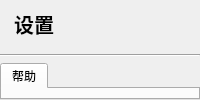
          <widget class="QWidget" name="set">
           <attribute name="title">
            <string>页</string>
           </attribute>
           <layout class="QGridLayout" name="gridLayout_10">
            <property name="leftMargin">
             <number>0</number>
            </property>
            <property name="topMargin">
             <number>0</number>
            </property>
            <property name="rightMargin">
             <number>0</number>
            </property>
            <property name="bottomMargin">
             <number>0</number>
            </property>
            <item row="0" column="0">
             <widget class="QWidget" name="setMusicWidget" native="true">
              <layout class="QGridLayout" name="gridLayout_11">
               <property name="leftMargin">
                <number>0</number>
               </property>
               <property name="topMargin">
                <number>0</number>
               </property>
               <property name="rightMargin">
                <number>0</number>
               </property>
               <property name="bottomMargin">
                <number>0</number>
               </property>
               <item row="2" column="0">
                <widget class="QTabWidget" name="helpTabWidget">
                 <property name="maximumSize">
                  <size>
                   <width>16777214</width>
                   <height>16777215</height>
                  </size>
                 </property>
                 <property name="contextMenuPolicy">
                  <enum>Qt::ActionsContextMenu</enum>
                 </property>
                 <property name="accessibleName">
                  <string/>
                 </property>
                 <property name="autoFillBackground">
                  <bool>false</bool>
                 </property>
                 <property name="styleSheet">
                  <string notr="true"/>
                 </property>
                 <property name="currentIndex">
                  <number>0</number>
                 </property>
                 <widget class="QWidget" name="musicHelpTabWidget">
                  <attribute name="title">
                   <string>帮助</string>
                  </attribute>
                  <layout class="QGridLayout" name="gridLayout_12">
                   <property name="leftMargin">
                    <number>0</number>
                   </property>
                   <property name="topMargin">
                    <number>0</number>
                   </property>
                   <property name="rightMargin">
                    <number>0</number>
                   </property>
                   <property name="bottomMargin">
                    <number>0</number>
                   </property>
                   <item row="0" column="0">
                    <widget class="QWidget" name="helpPageWidget" native="true">
                     <widget class="QLabel" name="helpLabel">
                      <property name="geometry">
                       <rect>
                        <x>30</x>
                        <y>20</y>
                        <width>211</width>
                        <height>50</height>
                       </rect>
                      </property>
                      <property name="sizePolicy">
                       <sizepolicy hsizetype="Fixed" vsizetype="Fixed">
                        <horstretch>0</horstretch>
                        <verstretch>0</verstretch>
                       </sizepolicy>
                      </property>
                      <property name="font">
                       <font>
                        <family>黑体</family>
                        <pointsize>15</pointsize>
                        <weight>75</weight>
                        <bold>true</bold>
                       </font>
                      </property>
                      <property name="text">
                       <string>科大音乐帮助</string>
                      </property>
                     </widget>
                     <widget class="QPushButton" name="aboutBtn">
                      <property name="geometry">
                       <rect>
                        <x>30</x>
                        <y>100</y>
                        <width>131</width>
                        <height>28</height>
                       </rect>
                      </property>
                      <property name="font">
                       <font>
                        <family>宋体</family>
                        <pointsize>10</pointsize>
                       </font>
                      </property>
                      <property name="cursor">
                       <cursorShape>PointingHandCursor</cursorShape>
                      </property>
                      <property name="text">
                       <string>关于</string>
                      </property>
                      <property name="flat">
                       <bool>false</bool>
                      </property>
                     </widget>
                     <widget class="QPushButton" name="webBtn">
                      <property name="geometry">
                       <rect>
                        <x>30</x>
                        <y>200</y>
                        <width>131</width>
                        <height>28</height>
                       </rect>
                      </property>
                      <property name="font">
                       <font>
                        <family>宋体</family>
                        <pointsize>10</pointsize>
                       </font>
                      </property>
                      <property name="cursor">
                       <cursorShape>PointingHandCursor</cursorShape>
                      </property>
                      <property name="text">
                       <string>查看在线帮助</string>
                      </property>
                      <property name="flat">
                       <bool>false</bool>
                      </property>
                     </widget>
                     <widget class="QPushButton" name="helpBtn">
                      <property name="geometry">
                       <rect>
                        <x>30</x>
                        <y>150</y>
                        <width>131</width>
                        <height>28</height>
                       </rect>
                      </property>
                      <property name="font">
                       <font>
                        <family>宋体</family>
                        <pointsize>10</pointsize>
                       </font>
                      </property>
                      <property name="cursor">
                       <cursorShape>PointingHandCursor</cursorShape>
                      </property>
                      <property name="text">
                       <string>软件帮助</string>
                      </property>
                      <property name="flat">
                       <bool>false</bool>
                      </property>
                     </widget>
                    </widget>
                   </item>
                  </layout>
                 </widget>
                </widget>
               </item>
               <item row="0" column="0">
                <widget class="QWidget" name="setWidget" native="true">
                 <layout class="QGridLayout" name="gridLayout_13">
                  <item row="0" column="1">
                   <spacer name="setHorizontalSpacer">
                    <property name="orientation">
                     <enum>Qt::Horizontal</enum>
                    </property>
                    <property name="sizeHint" stdset="0">
                     <size>
                      <width>40</width>
                      <height>20</height>
                     </size>
                    </property>
                   </spacer>
                  </item>
                  <item row="0" column="0">
                   <widget class="QLabel" name="setLabel">
                    <property name="font">
                     <font>
                      <family>黑体</family>
                      <pointsize>15</pointsize>
                      <weight>75</weight>
                      <bold>true</bold>
                     </font>
                    </property>
                    <property name="text">
                     <string> 设置</string>
                    </property>
                   </widget>
                  </item>
                 </layout>
                </widget>
               </item>
               <item row="1" column="0">
                <widget class="Line" name="setLine">
                 <property name="orientation">
                  <enum>Qt::Horizontal</enum>
                 </property>
                </widget>
               </item>
              </layout>
             </widget>
            </item>
           </layout>
          </widget>
